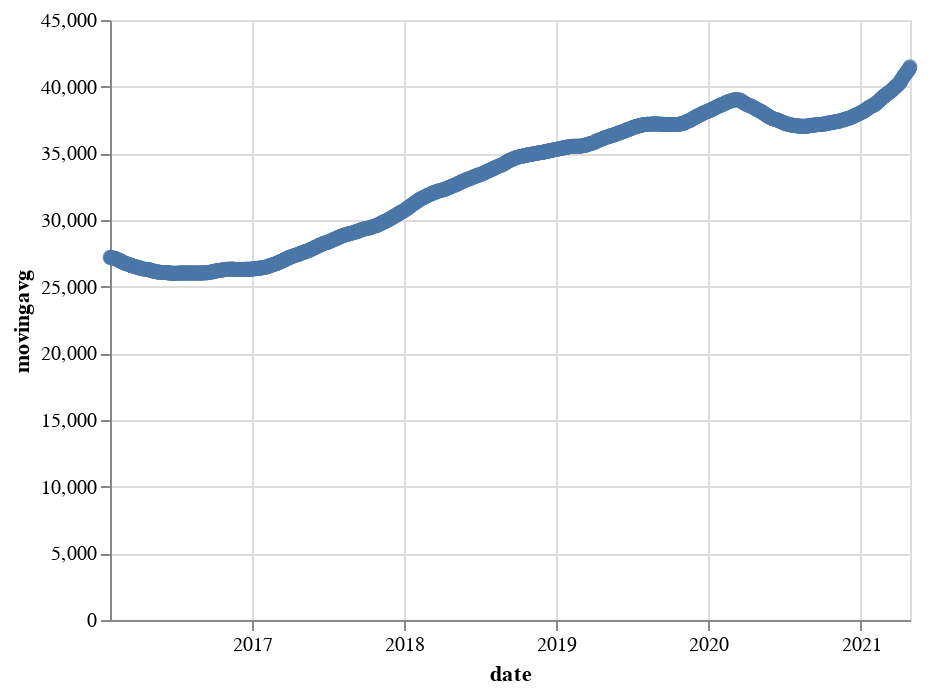

Notebook code cell kept with this figure:
### Code cell
alt.Chart(altdata_fiftytwoweek).mark_point().encode(x='date',y='movingavg')

### Figure 1 — Vega-Lite specification as saved in the notebook (floating-point values rounded to 4 significant figures; data arrays with more than 128 entries replaced by an {"elided": "..."} marker saying what was removed)
{"config": {"view": {"continuousWidth": 400, "continuousHeight": 300}}, "data": {"name": "data-d6c3703331b026f7cb7986d9684c88b6"}, "mark": "point", "encoding": {"x": {"type": "temporal", "field": "date"}, "y": {"type": "quantitative", "field": "movingavg"}}, "$schema": "https://vega.github.io/schema/vega-lite/v4.8.1.json", "datasets": {"data-d6c3703331b026f7cb7986d9684c88b6": {"elided": "1292 records"}}}
